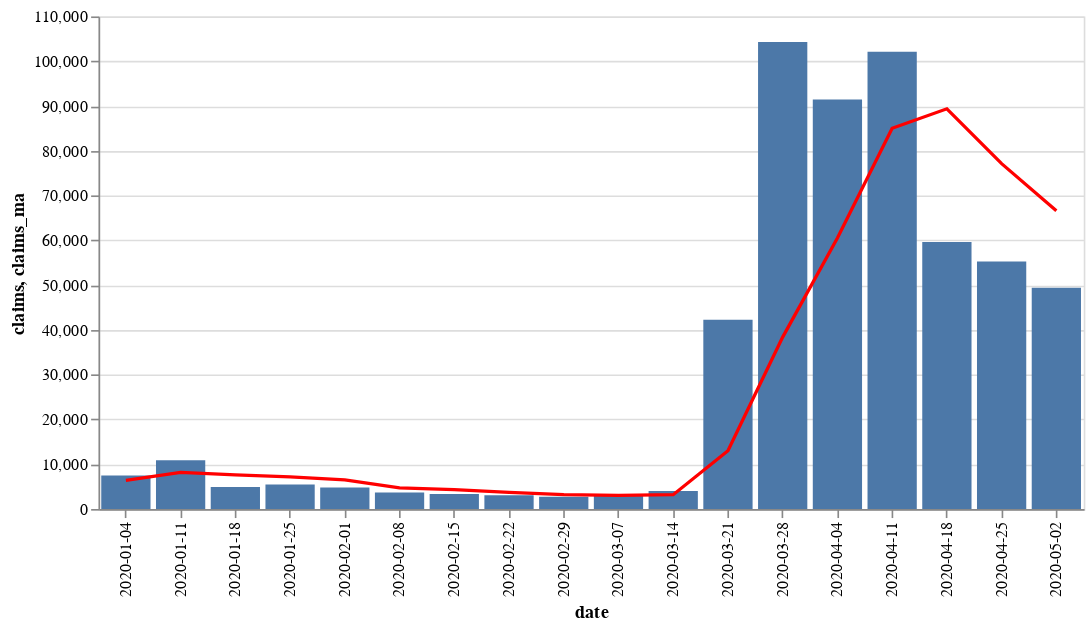

Source (notebook cell):
### Markdown cell above
## Missouri Graph

This shows the total number of Missouri unemployement claims filed on a weekly basis starting at the beginning of the year. The red line is the 4-week moving average of the seasonal adjusted number of unemployment claims per week.

### Code cell
base = alt.Chart(mo_claims).encode(x='date')

bar = base.mark_bar().encode(y='claims')

line =  base.mark_line(color='red').encode(
    y='claims_ma'
)

(bar + line).properties(width=600)

### Figure 1 — Vega-Lite specification as saved in the notebook (floating-point values rounded to 4 significant figures)
{"config": {"view": {"continuousWidth": 400, "continuousHeight": 300}}, "layer": [{"mark": "bar", "encoding": {"x": {"type": "nominal", "field": "date"}, "y": {"type": "quantitative", "field": "claims"}}}, {"mark": {"type": "line", "color": "red"}, "encoding": {"x": {"type": "nominal", "field": "date"}, "y": {"type": "quantitative", "field": "claims_ma"}}}], "data": {"name": "data-18b07f2d2d2ad84819b11b5a0f8f9ee0"}, "width": 600, "$schema": "https://vega.github.io/schema/vega-lite/v4.8.1.json", "datasets": {"data-18b07f2d2d2ad84819b11b5a0f8f9ee0": [{"state": "Missouri", "date": "2020-01-04", "claims": 7474, "claims_ma": 6424.0, "insured_newly_unemployed_rate": 0.27, "covered_employment": 2745404, "pct_lastweek": 4.1, "pct_lastyear": 5.5, "pct_lastweek_ma": 12.5, "pct_lastyear_ma": 3.7, "cont_claims": 29780.0, "cont_claims_ma": 22740.0, "insured_unemployed_rate": 1.08, "cont_claims_pct_lastweek": 32.5, "cont_claims_pct_lastyear": -4.5, "cont_claims_pct_lastweek_ma": 11.7, "cont_claims_pct_lastyear_ma": -6.7}, {"state": "Missouri", "date": "2020-01-11", "claims": 10913, "claims_ma": 8178.0, "insured_newly_unemployed_rate": 0.4, "covered_employment": 2749100, "pct_lastweek": 46.0, "pct_lastyear": 79.3, "pct_lastweek_ma": 27.3, "pct_lastyear_ma": 23.7, "cont_claims": 30140.0, "cont_claims_ma": 25540.0, "insured_unemployed_rate": 1.1, "cont_claims_pct_lastweek": 1.2, "cont_claims_pct_lastyear": 1.0, "cont_claims_pct_lastweek_ma": 12.3, "cont_claims_pct_lastyear_ma": -3.9}, {"state": "Missouri", "date": "2020-01-18", "claims": 4938, "claims_ma": 7626.0, "insured_newly_unemployed_rate": 0.18, "covered_employment": 2749100, "pct_lastweek": -54.8, "pct_lastyear": -16.2, "pct_lastweek_ma": -6.8, "pct_lastyear_ma": 20.3, "cont_claims": 29940.0, "cont_claims_ma": 28090.0, "insured_unemployed_rate": 1.09, "cont_claims_pct_lastweek": -0.6, "cont_claims_pct_lastyear": 6.0, "cont_claims_pct_lastweek_ma": 10.0, "cont_claims_pct_lastyear_ma": -0.7}, {"state": "Missouri", "date": "2020-01-25", "claims": 5474, "claims_ma": 7200.0, "insured_newly_unemployed_rate": 0.2, "covered_employment": 2749100, "pct_lastweek": 10.9, "pct_lastyear": 2.3, "pct_lastweek_ma": -5.6, "pct_lastyear_ma": 18.0, "cont_claims": 29170.0, "cont_claims_ma": 29760.0, "insured_unemployed_rate": 1.06, "cont_claims_pct_lastweek": -2.6, "cont_claims_pct_lastyear": -3.1, "cont_claims_pct_lastweek_ma": 6.0, "cont_claims_pct_lastyear_ma": -0.3}, {"state": "Missouri", "date": "2020-02-01", "claims": 4801, "claims_ma": 6532.0, "insured_newly_unemployed_rate": 0.17, "covered_employment": 2749100, "pct_lastweek": -12.3, "pct_lastyear": 10.9, "pct_lastweek_ma": -9.3, "pct_lastyear_ma": 20.6, "cont_claims": 29850.0, "cont_claims_ma": 29780.0, "insured_unemployed_rate": 1.09, "cont_claims_pct_lastweek": 2.3, "cont_claims_pct_lastyear": -7.4, "cont_claims_pct_lastweek_ma": 0.1, "cont_claims_pct_lastyear_ma": -1.1}, {"state": "Missouri", "date": "2020-02-08", "claims": 3670, "claims_ma": 4721.0, "insured_newly_unemployed_rate": 0.13, "covered_employment": 2749100, "pct_lastweek": -23.6, "pct_lastyear": 1.7, "pct_lastweek_ma": -27.7, "pct_lastyear_ma": -1.6, "cont_claims": 27910.0, "cont_claims_ma": 29220.0, "insured_unemployed_rate": 1.02, "cont_claims_pct_lastweek": -6.5, "cont_claims_pct_lastyear": -11.2, "cont_claims_pct_lastweek_ma": -1.9, "cont_claims_pct_lastyear_ma": -4.2}, {"state": "Missouri", "date": "2020-02-15", "claims": 3363, "claims_ma": 4327.0, "insured_newly_unemployed_rate": 0.12, "covered_employment": 2749100, "pct_lastweek": -8.4, "pct_lastyear": 15.1, "pct_lastweek_ma": -8.3, "pct_lastyear_ma": 6.8, "cont_claims": 27360.0, "cont_claims_ma": 28570.0, "insured_unemployed_rate": 1.0, "cont_claims_pct_lastweek": -1.9, "cont_claims_pct_lastyear": -8.2, "cont_claims_pct_lastweek_ma": -2.2, "cont_claims_pct_lastyear_ma": -7.5}, {"state": "Missouri", "date": "2020-02-22", "claims": 3063, "claims_ma": 3724.0, "insured_newly_unemployed_rate": 0.11, "covered_employment": 2749100, "pct_lastweek": -8.9, "pct_lastyear": 3.2, "pct_lastweek_ma": -13.9, "pct_lastyear_ma": 7.7, "cont_claims": 27040.0, "cont_claims_ma": 28040.0, "insured_unemployed_rate": 0.98, "cont_claims_pct_lastweek": -1.2, "cont_claims_pct_lastyear": -7.9, "cont_claims_pct_lastweek_ma": -1.9, "cont_claims_pct_lastyear_ma": -8.7}, {"state": "Missouri", "date": "2020-02-29", "claims": 2732, "claims_ma": 3207.0, "insured_newly_unemployed_rate": 0.1, "covered_employment": 2749100, "pct_lastweek": -10.8, "pct_lastyear": -7.0, "pct_lastweek_ma": -13.9, "pct_lastyear_ma": 3.2, "cont_claims": 26950.0, "cont_claims_ma": 27310.0, "insured_unemployed_rate": 0.98, "cont_claims_pct_lastweek": -0.3, "cont_claims_pct_lastyear": -9.5, "cont_claims_pct_lastweek_ma": -2.6, "cont_claims_pct_lastyear_ma": -9.2}, {"state": "Missouri", "date": "2020-03-07", "claims": 2994, "claims_ma": 3038.0, "insured_newly_unemployed_rate": 0.11, "covered_employment": 2749100, "pct_lastweek": 9.6, "pct_lastyear": -1.4, "pct_lastweek_ma": -5.3, "pct_lastyear_ma": 2.4, "cont_claims": 25220.0, "cont_claims_ma": 26640.0, "insured_unemployed_rate": 0.92, "cont_claims_pct_lastweek": -6.4, "cont_claims_pct_lastyear": -5.8, "cont_claims_pct_lastweek_ma": -2.5, "cont_claims_pct_lastyear_ma": -7.9}, {"state": "Missouri", "date": "2020-03-14", "claims": 4016, "claims_ma": 3201.0, "insured_newly_unemployed_rate": 0.15, "covered_employment": 2749100, "pct_lastweek": 34.1, "pct_lastyear": 24.2, "pct_lastweek_ma": 5.4, "pct_lastyear_ma": 5.2, "cont_claims": 22380.0, "cont_claims_ma": 25400.0, "insured_unemployed_rate": 0.81, "cont_claims_pct_lastweek": -11.3, "cont_claims_pct_lastyear": -13.2, "cont_claims_pct_lastweek_ma": -4.7, "cont_claims_pct_lastyear_ma": -9.1}, {"state": "Missouri", "date": "2020-03-21", "claims": 42246, "claims_ma": 13000.0, "insured_newly_unemployed_rate": 1.54, "covered_employment": 2749100, "pct_lastweek": 951.9, "pct_lastyear": 1088.0, "pct_lastweek_ma": 306.0, "pct_lastyear_ma": 307.3, "cont_claims": 21540.0, "cont_claims_ma": 24020.0, "insured_unemployed_rate": 0.78, "cont_claims_pct_lastweek": -3.8, "cont_claims_pct_lastyear": -7.5, "cont_claims_pct_lastweek_ma": -5.4, "cont_claims_pct_lastyear_ma": -9.0}, {"state": "Missouri", "date": "2020-03-28", "claims": 104291, "claims_ma": 38390.0, "insured_newly_unemployed_rate": 3.79, "covered_employment": 2749100, "pct_lastweek": 146.9, "pct_lastyear": 3416.0, "pct_lastweek_ma": 195.4, "pct_lastyear_ma": 1100.0, "cont_claims": 49470.0, "cont_claims_ma": 29650.0, "insured_unemployed_rate": 1.8, "cont_claims_pct_lastweek": 129.7, "cont_claims_pct_lastyear": 114.2, "cont_claims_pct_lastweek_ma": 23.4, "cont_claims_pct_lastyear_ma": 19.9}, {"state": "Missouri", "date": "2020-04-04", "claims": 91458, "claims_ma": 60500.0, "insured_newly_unemployed_rate": 3.33, "covered_employment": 2749100, "pct_lastweek": -12.3, "pct_lastyear": 3366.0, "pct_lastweek_ma": 57.6, "pct_lastyear_ma": 1852.0, "cont_claims": 121500.0, "cont_claims_ma": 53710.0, "insured_unemployed_rate": 4.42, "cont_claims_pct_lastweek": 145.5, "cont_claims_pct_lastyear": 490.6, "cont_claims_pct_lastweek_ma": 81.1, "cont_claims_pct_lastyear_ma": 131.7}, {"state": "Missouri", "date": "2020-04-11", "claims": 102126, "claims_ma": 85030.0, "insured_newly_unemployed_rate": 3.65, "covered_employment": 2794254, "pct_lastweek": 11.7, "pct_lastyear": 3516.0, "pct_lastweek_ma": 40.5, "pct_lastyear_ma": 2738.0, "cont_claims": 178700.0, "cont_claims_ma": 92800.0, "insured_unemployed_rate": 6.4, "cont_claims_pct_lastweek": 47.1, "cont_claims_pct_lastyear": 891.0, "cont_claims_pct_lastweek_ma": 72.8, "cont_claims_pct_lastyear_ma": 336.9}, {"state": "Missouri", "date": "2020-04-18", "claims": 59602, "claims_ma": 89370.0, "insured_newly_unemployed_rate": 2.13, "covered_employment": 2794254, "pct_lastweek": -41.6, "pct_lastyear": 2403.0, "pct_lastweek_ma": 5.1, "pct_lastyear_ma": 3207.0, "cont_claims": 227600.0, "cont_claims_ma": 144300.0, "insured_unemployed_rate": 8.14, "cont_claims_pct_lastweek": 27.3, "cont_claims_pct_lastyear": 1213.0, "cont_claims_pct_lastweek_ma": 55.5, "cont_claims_pct_lastyear_ma": 630.4}, {"state": "Missouri", "date": "2020-04-25", "claims": 55299, "claims_ma": 77120.0, "insured_newly_unemployed_rate": 1.98, "covered_employment": 2794254, "pct_lastweek": -7.2, "pct_lastyear": 2207.0, "pct_lastweek_ma": -13.7, "pct_lastyear_ma": 2912.0, "cont_claims": 255800.0, "cont_claims_ma": 195900.0, "insured_unemployed_rate": 9.15, "cont_claims_pct_lastweek": 12.4, "cont_claims_pct_lastyear": 1407.0, "cont_claims_pct_lastweek_ma": 35.7, "cont_claims_pct_lastyear_ma": 974.6}, {"state": "Missouri", "date": "2020-05-02", "claims": 49402, "claims_ma": 66610.0, "insured_newly_unemployed_rate": 1.77, "covered_employment": 2794254, "pct_lastweek": -10.7, "pct_lastyear": 1450.0, "pct_lastweek_ma": -13.6, "pct_lastyear_ma": 2369.0, "cont_claims": null, "cont_claims_ma": null, "insured_unemployed_rate": null, "cont_claims_pct_lastweek": null, "cont_claims_pct_lastyear": null, "cont_claims_pct_lastweek_ma": null, "cont_claims_pct_lastyear_ma": null}]}}
